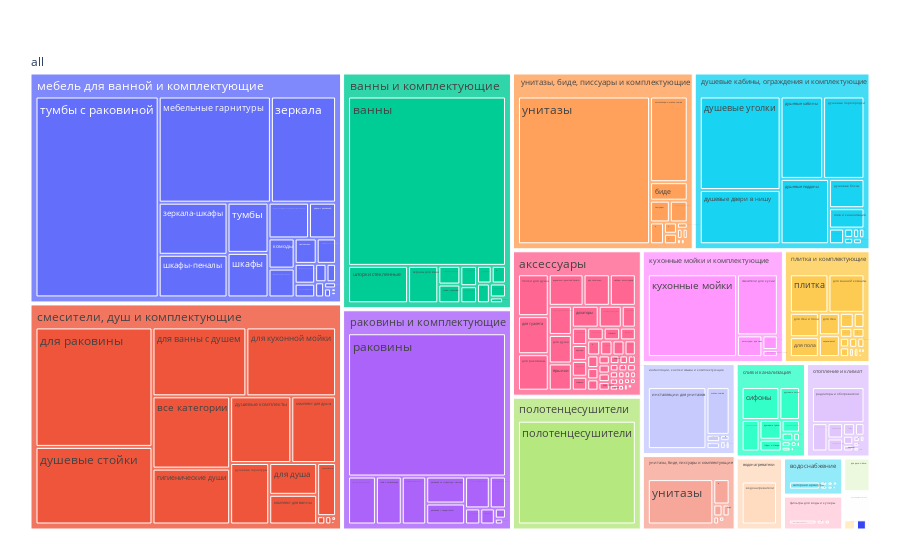

The notebook cell saved with this chart:
### Markdown cell above
##  Каталог. Распределение кликов по категориям

### Code cell
categ = to_categ(ct)
categ_distribution_visualization_all(categ)

### Figure 1 — Plotly figure (JSON) as saved in the notebook; plotly's stock layout.template omitted (floating-point values rounded to 4 significant figures; data arrays with more than 128 entries replaced by an {"elided": "..."} marker saying what was removed)
{"data": [{"branchvalues": "total", "domain": {"x": [0, 1], "y": [0, 1]}, "hovertemplate": "labels=%{label}<br>count_sum=%{value}<br>parent=%{parent}<br>id=%{id}<extra></extra>", "ids": {"elided": "348 str values"}, "labels": {"elided": "348 str values"}, "name": "", "parents": {"elided": "348 str values"}, "type": "treemap", "values": {"elided": "348 int values"}}], "layout": {"legend": {"tracegroupgap": 0}, "margin": {"b": 25, "l": 25, "r": 25, "t": 50}}}
